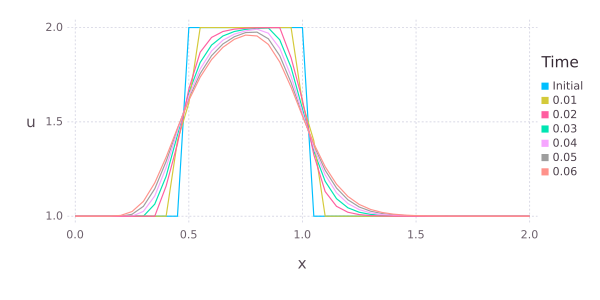

Here is the Julia script that generated this plot:
using Gadfly
using DataFrames

nx = 41;
nt = 6;
l = 2.0;
dx = l/(nx - 1);
x = 0:dx:l;
alpha = 0.1;
dt = 0.01;

u_init = zeros(nx);
u_new = zeros(nx);
u = zeros(nx);

for i = 1:nx
	if x[i] >= 0.5 && x[i] <= 1.0
		u_init[i] = 2.0;
	else
		u_init[i] = 1.0;
	end
end

u = u_init;
df = DataFrame(x=x, u=u_init, Time="Initial");
for t = 1:nt
	for i = 2:nx-1
		u_new[i] = u[i] + (alpha*dt/(dx*dx))*(u[i+1] - 2*u[i] + u[i-1]);
	end
	u_new[1] = 1.0;
	u_new[nx] = 1.0;
	u = u_new;
	df1 = DataFrame(x=x, u=u, Time=t*dt);
	df = vcat(df, df1);	
end

p = plot(df, x="x", y="u", color="Time", Geom.line)
draw(PDF("1D_diffusion.pdf", 6inch, 3inch), p)

		
